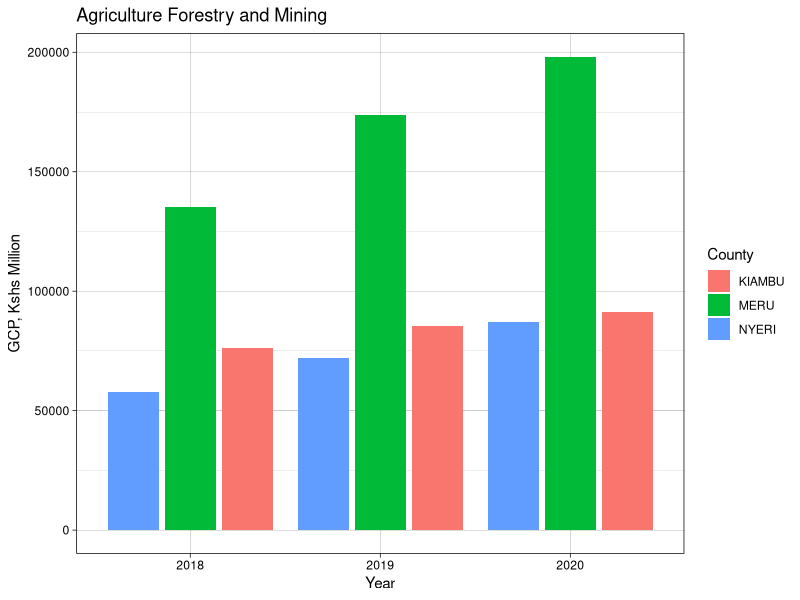
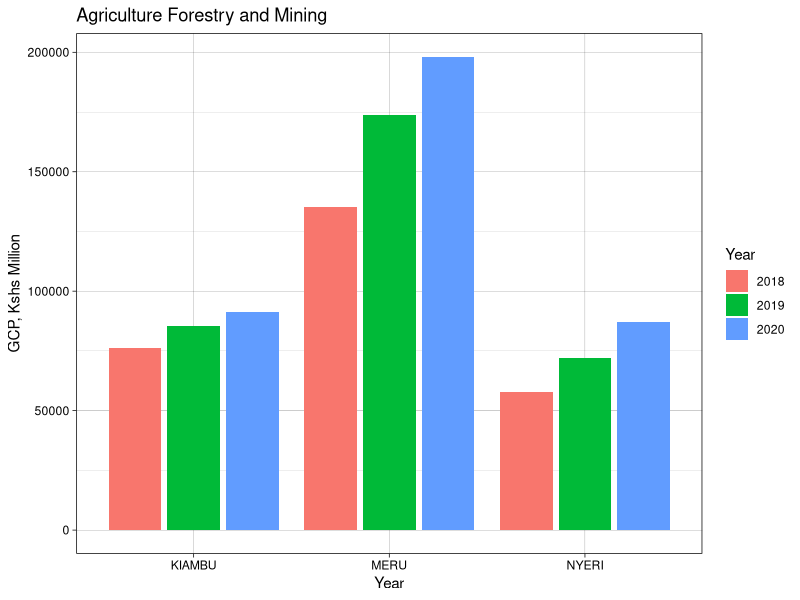

These figures' R source, in order:
library(tidyverse)
library(ggplot2)

setwd("/home/ken/Desktop/knbs-gcp")
gcp_economic_2018 <- read.csv("datasets/gcp-economic-activity-2018.csv")
gcp_economic_2019 <- read.csv("datasets/gcp-economic-activity-2019.csv")
gcp_economic_2020 <- read.csv("datasets/gcp-economic-activity-2020.csv") 

View(gcp_economic_2018)
View(gcp_economic_2019)
View(gcp_economic_2020)

# fix column names by replacing dots with _
names(gcp_economic_2018) <- gsub("[.]+","_",names(gcp_economic_2018))
names(gcp_economic_2019) <- gsub("[.]+","_",names(gcp_economic_2019))
names(gcp_economic_2020) <- gsub("[.]+","_",names(gcp_economic_2020))

# add year column per df
gcp_economic_2018$Year <- as.factor(2018)
gcp_economic_2019$Year <- as.factor(2019)
gcp_economic_2020$Year <- as.factor(2020)

# rbind the datasets to create one df
gcp_economic_sectors <- rbind(gcp_economic_2018, gcp_economic_2019, gcp_economic_2020)
View(gcp_economic_sectors)
# save the df for shiny app use
write.csv(gcp_economic_sectors, "datasets/gcp_economic_sectors.csv",row.names = FALSE)
# start by drawing a grouped bar chart
gcp_economic_sectors %>% filter(County=="KIAMBU"|County=="NYERI"|County=="MERU") %>%
  ggplot() +
  geom_col(aes(x=Year, y=Agriculture_Forestry_and_Mining,fill=County), position=position_dodge2(reverse=TRUE)) +
  labs(title="Agriculture Forestry and Mining", y="GCP, Kshs Million", x="Year") +
  theme_linedraw()

gcp_economic_sectors %>% filter(County=="KIAMBU"|County=="NYERI"|County=="MERU") %>%
  ggplot() +
  geom_col(aes(x=County, y=Agriculture_Forestry_and_Mining,fill=Year), position=position_dodge2()) +
  #geom_text(aes(label=Agriculture_Forestry_and_Mining), vjust=1.6, color="white", size=3.5) +
  labs(title="Agriculture Forestry and Mining", y="GCP, Kshs Million", x="Year") +
  theme_linedraw()
